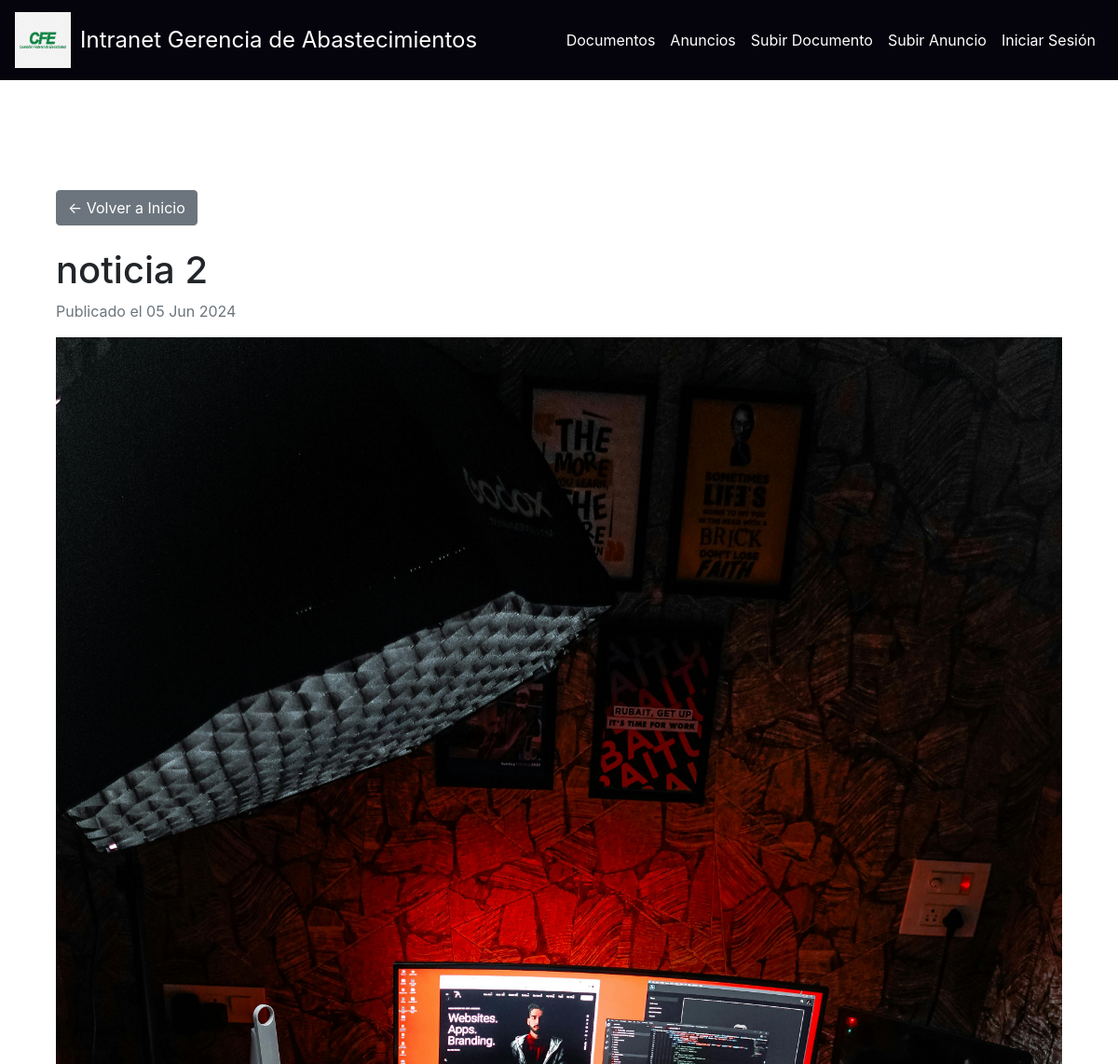
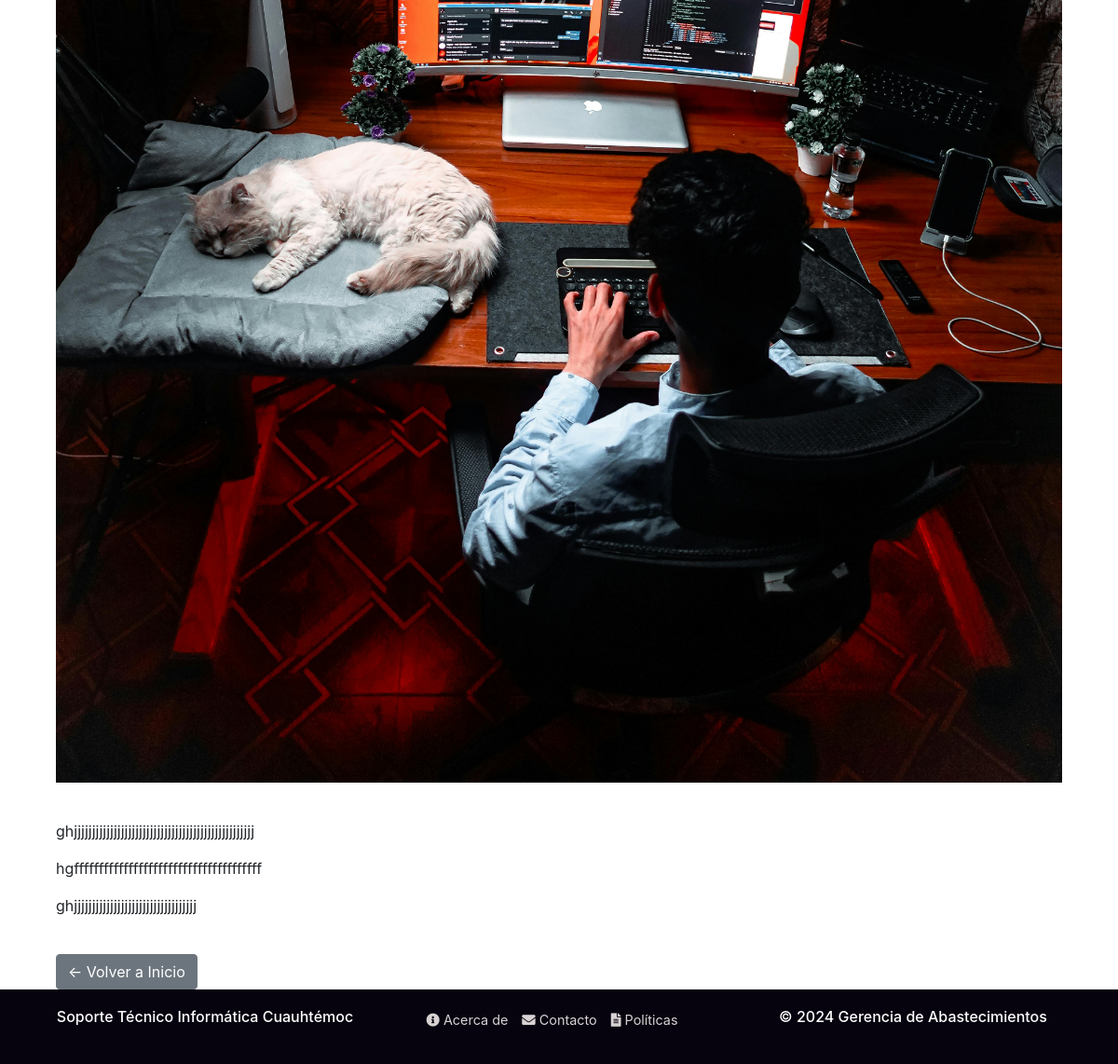
Screenshot of /noticias/14/ with the database file from the repository (2 pictures, top to bottom).
### documentos/models.py (models this page shows, shortened)
class Noticia(models.Model):
    CATEGORIAS = [
        ('general', 'General'),
        ('gerencia', 'Gerencia'),
        ('recursos_humanos', 'Recursos Humanos'),
    ]
    titulo = models.CharField(max_length=255)
    contenido = RichTextField()
    imagen = models.ImageField(upload_to='noticias/', blank=True, null=True)
    fecha_publicacion = models.DateTimeField(auto_now_add=True)
    categoria = models.CharField(max_length=20, choices=CATEGORIAS, default='general')

### documentos/views.py (the view)
# urls.py: path('noticias/<int:pk>/', views.detalle_noticia, name='detalle_noticia'),
def detalle_noticia(request, pk):
    noticia = get_object_or_404(Noticia, pk=pk)
    return render(request, 'documentos/detalle_noticia.html', {'noticia': noticia})

### documentos/templates/documentos/detalle_noticia.html (shortened to what this page needs)
{% extends 'base.html' %}
{% block content %}
<div class="container mt-5">
    <div class="row">
        <div class="col-md-12">
            <a href="{% url 'inicio' %}" class="btn btn-secondary mb-4">← Volver a Inicio</a>
            <h1>{{ noticia.titulo }}</h1>
            <p class="text-muted">Publicado el {{ noticia.fecha_publicacion|date:"d M Y" }}</p>
            {% if noticia.imagen %}
            <img src="{{ noticia.imagen.url }}" class="img-fluid mb-4" alt="{{ noticia.titulo }}">
            {% endif %}
            <p>{{ noticia.contenido|safe }}</p>
            <a href="{% url 'inicio' %}" class="btn btn-secondary mt-4">← Volver a Inicio</a>
        </div>
    </div>
</div>
{% endblock %}

### static/css/styles.css (style rules this page uses)
body { padding-top: 56px; display: flex; flex-direction: column; min-height: 100vh; }

### rows the page displays
Noticia: titulo "noticia 2", fecha_publicacion "05 Jun 2024", imagen (picture), contenido "ghjjjjjjjjjjjjjjjjjjjjjjjjjjjjjjjjjjjjjjjjjjjjjjjjjj hgffffffffffffffffffffffffffffffffffffff ghjjjjjjjjjjjjjjjjjjjjjjjjjjjjjjjjjj"
